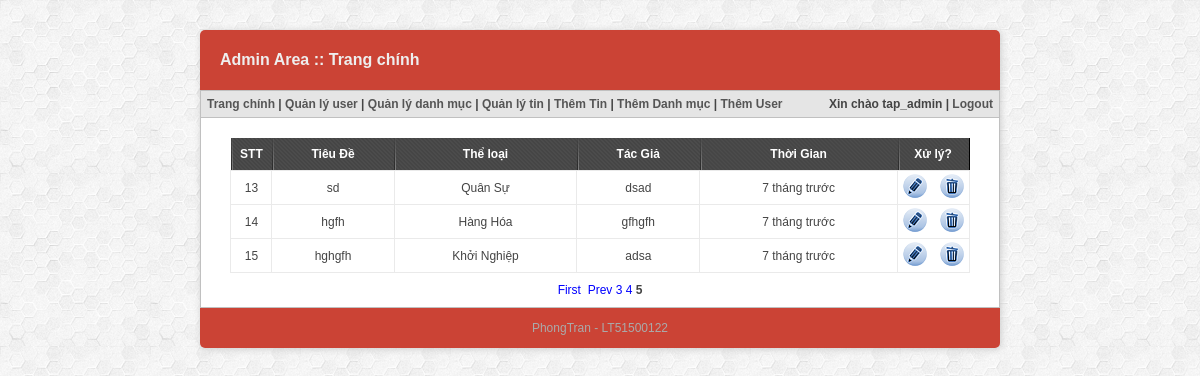
Screenshot of /padmin/index.php?p=danh-sach-tin-tuc&dem=4&start=12&page=5 (signed in) with the database file from the repository.
### tables this page shows
CREATE TABLE `news` (
  `id` int(11) NOT NULL AUTO_INCREMENT,
  `title` varchar(200) NOT NULL,
  `author` varchar(200) DEFAULT NULL,
  `intro` text NOT NULL,
  `content` text,
  `image` varchar(200) DEFAULT NULL,
  `status` tinyint(1) NOT NULL DEFAULT '1',
  `time_news` int(10) NOT NULL,
  `category_id` int(10) NOT NULL,
  PRIMARY KEY (`id`),
  KEY `pk_nes-cat` (`category_id`),
  CONSTRAINT `pk_nes-cat` FOREIGN KEY (`category_id`) REFERENCES `category` (`id`)
);

CREATE TABLE `category` (
  `id` int(11) NOT NULL AUTO_INCREMENT,
  `name` varchar(200) NOT NULL,
  `parent_id` int(10) NOT NULL,
  PRIMARY KEY (`id`),
  KEY `id` (`id`)
);

### model/model_tintuc.php (called while the page is built, shortened)
<?php
function danh_sach_tin_tuc($conn,$X,$B){
	$stmt = $conn ->prepare("SELECT title,name,news.id as nid,author,time_news FROM news INNER JOIN category where news.category_id = category.id order by time_news DESC limit $X, $B");
	$stmt ->execute();
	$data = $stmt -> fetchAll(PDO::FETCH_ASSOC);
	return $data;
}
?>

### library/function.php (called while the page is built, shortened)
<?php
function time_elapsed_string($ptime)
{
    $etime = time() - $ptime;
    $a = array( 365 * 24 * 60 * 60  =>  'năm',
                 30 * 24 * 60 * 60  =>  'tháng',
                      24 * 60 * 60  =>  'ngày',
                           60 * 60  =>  'giờ',
                                60  =>  'phút',
                                 1  =>  'giây'
                );
    $a_plural = array( 'năm'   => 'năm',
                       'tháng'  => 'tháng',
                       'ngày'    => 'ngày',
                       'giờ'   => 'giờ',
                       'phút' => 'phút',
                       'giây' => 'giây'
                );
    foreach ($a as $secs => $str)
    {
        $d = $etime / $secs;
        if ($d >= 1)
        {
            $r = round($d);
            return $r . ' ' . ($r > 1 ? $a_plural[$str] : $str).' trước';
        }
    }
}
?>

### padmin/module/tintuc/danhsach.php (the view, shortened to what this page needs)
<table class="list_table">
	<tr class="list_heading">
		<td class="id_col">STT</td>
		<td>Tiêu Đề</td>
        <td>Thể loại</td>
		<td>Tác Giả</td>
		<td>Thời Gian</td>
		<td class="action_col">Xử lý?</td>
	</tr>
    <?php
    $B = 3;
    if (isset($_GET['page'])) {
        $C = $_GET['page'];
    }else{
        $stmt = $conn ->prepare("SELECT * FROM news  ");
        $stmt->execute();
        $A = $stmt->rowCount();
        $C =ceil($A/$B);
    }
    if (isset($_GET['start'])) {
       $X = $_GET['start'];
    }else{
        $X = 0;
    }
    $data = danh_sach_tin_tuc($conn,$X,$B);
    if (isset($_GET['dem'])) {
        $n = $_GET['start'] + 1;
        $dem = $n;
    }else{
       $dem = 1;
    }
    foreach ($data as $val) { ?>
	<tr class="list_data">
        <td class="aligncenter"> <?php echo $dem; ?> </td>
        <td class="list_td aligncenter"> <?php echo $val['title'] ?> </td>
        <td class="list_td aligncenter"> <?php echo $val['name'] ?> </td>
        <td class="list_td aligncenter"> <?php echo $val['author'] ?> </td>
		<td class="list_td aligncenter"> <?php echo time_elapsed_string($val['time_news']) ?> </td>
        <td class="list_td aligncenter">
            <a href="index.php?p=sua-tin-tuc&ttid=<?php echo $val['nid']; ?>"><img src="temp/images/edit.png" /></a>&nbsp;&nbsp;&nbsp;
            <a onclick="return acceptDelete('Xác nhận xóa xóa tin?')" href="index.php?p=xoa-tin-tuc&ttid=<?php echo $val['nid']; ?>"><img src="temp/images/delete.png" /></a>
        </td>
    </tr>
	<?php $dem += 1; } ?>
</table>
<div align="center">
<?php
    if ($C > 1) {
        $D = $X/$B + 1;
        if ($D != 1) {
            echo "<a href='index.php?p=danh-sach-tin-tuc&start=0&page=$C'>First&nbsp; </a>";
            $Y = $X - $B;
            echo "<a href='index.php?p=danh-sach-tin-tuc&dem=$dem&start=$Y&page=$C'>Prev</a>";
        }
        $begin = $D - 2;
        $end = $D + 2;
        if ($end > $C) {
            $end = $C;
        }
        for ($i=$begin; $i <= $end ; $i++) {
            if ($D == $i) {
               echo " <b> $i </b>";
            }else{
                $Y = ($i-1)*$B;
                echo "<a href='index.php?p=danh-sach-tin-tuc&dem=$dem&start=$Y&page=$C'> $i </a>";
            }
        }
    }
?>
</div>

### padmin/temp/templates/css/style.css (style rules this page uses)
body, td, th { font-family: Arial, Helvetica, sans-serif; font-size: 12px; color: #444; }
body { width: 800px; margin: 30px auto; background: url('../images/bg_1.png'); }
a { text-decoration: none; color: blue; }
img { border: none; }
.list_table { border-collapse: collapse; width: 95%; margin: 10px auto; }
.list_heading { background-image: url("../images/content_bg.png"); border-right: 1px solid black; }
.list_heading > td { font-weight: bold; text-align: center; height: 26px; color: white; background: url('../images/nav_sep.png') no-repeat left bottom; padding: 3px; }
.list_data > td { border: 1px solid #eaeaea; padding: 3px; height: 27px; }
.id_col { width: 35px; }
.action_col { width: 65px; }
.aligncenter { text-align: center; }

### rows the page displays
news: title "sd", category.name "Quân Sự", author "dsad", time_news "7 tháng trước"
news: title "hgfh", category.name "Hàng Hóa", author "gfhgfh", time_news "7 tháng trước"
news: title "hghgfh", category.name "Khởi Nghiệp", author "adsa", time_news "7 tháng trước"

### other values shown
$_SESSION["sys_user"] "tap_admin"
